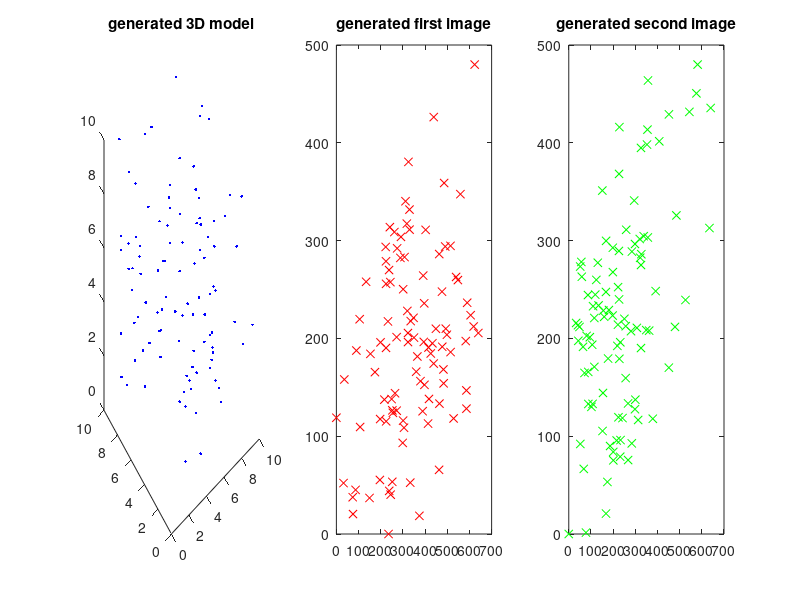

The MATLAB source for this figure:
% function [x1,x2,P1,P2] = make_synthetic_data(N,range_model,range_image,verbose)
% makes a synthetic 3D model and makes two projective images of the model
% using arbitrary projective cameras Pi=[M|t]. The second cameras are normalized
% to Pi = Pi / Pi_{34}.
% inputs:      
%               N               1x1     (optional) the maximum number of correspondences to generate. 
%               range_model     2x1     (optional) defines a bounding box (starting from origin) containing the model
%               range_image     2x1     (optional) the size of the output image(scaling on correspondences)
%               verbose         1x1     (optional) plots the generated model and images
% outputs:
%               x1              3x1     homogeneous coordinates of the correspondences in image 1
%               x2              3x1     homogeneous coordinates of the correspondences in image 2
%               P1              3x4     the camera that generates x1(up to an affine transformation)
%               P2              3x4     the camera that generates x2(up to an affine transformation)
% 
% Author: Omid Aghazadeh, KTH(Royal Institute of Technology), 2010/05/09
function [x1,x2,P1,P2] = make_synthetic_data(N,range_model,range_image,verbose)
if nargin < 1, N = 100; end
if nargin < 2, range_model = [10;10;10]; end
if nargin < 3, range_image = [640;480]; end
if nargin < 4, verbose = 1; end
X = rand(3,N); X = (X - repmat(min(X,[],2),1,N)) .* repmat(range_model ./ (max(X,[],2) - min(X,[],2)),1,N);
X = [X; ones(1,N)];
P1 = rand(3,4); P1(end) = 1;
P2 = rand(3,4); P2(end) = 1; %avoid cameras at infinity
x1 = P1*X; x1 = x1./repmat(x1(3,:),3,1); x2 = P2*X; x2 = x2./repmat(x2(3,:),3,1); 
ixinv = sum(isinf(x1) | isnan(x1) | isinf(x2) | isnan(x2) | abs(x1) > 1e3 | abs(x2) > 1e3,1 )>0 ;
x1 = x1(:,~ixinv); x2 = x2(:,~ixinv); N = size(x1,2);
x1 = (x1-repmat([min(x1(1:2,:),[],2);0],1,N)).* repmat([range_image./(max(x1(1:2,:),[],2) - min(x1(1:2,:),[],2));1],1,N); 

x2 = (x2-repmat([min(x2(1:2,:),[],2);0],1,N)).* repmat([range_image./(max(x2(1:2,:),[],2) - min(x2(1:2,:),[],2));1],1,N); 
if verbose
    figure(1); subplot(1,3,1); plot3(X(1,:),X(2,:),X(3,:),'b.'); title('generated 3D model');
    subplot(1,3,2); plot(x1(1,:),x1(2,:),'rx'); title('generated first image');
    subplot(1,3,3); plot(x2(1,:),x2(2,:),'gx'); title('generated second image');
end
end